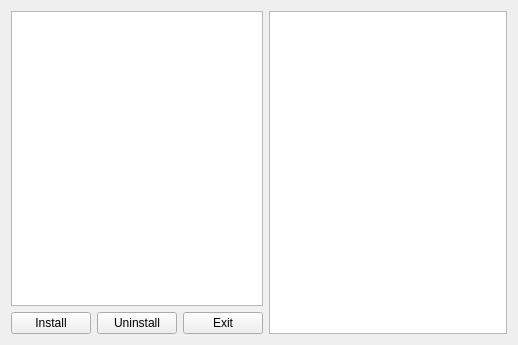
<?xml version="1.0" encoding="UTF-8"?>
<ui version="4.0">
 <class>Form</class>
 <widget class="QWidget" name="Form">
  <property name="geometry">
   <rect>
    <x>0</x>
    <y>0</y>
    <width>518</width>
    <height>345</height>
   </rect>
  </property>
  <property name="windowTitle">
   <string>Form</string>
  </property>
  <layout class="QGridLayout" name="gridLayout">
   <item row="0" column="0">
    <layout class="QHBoxLayout" name="horizontalLayout_2">
     <item>
      <layout class="QVBoxLayout" name="verticalLayout">
       <item>
        <widget class="QListWidget" name="pluginlist"/>
       </item>
       <item>
        <layout class="QHBoxLayout" name="horizontalLayout">
         <item>
          <widget class="QPushButton" name="install_bt">
           <property name="text">
            <string>Install</string>
           </property>
          </widget>
         </item>
         <item>
          <widget class="QPushButton" name="uninstall_bt">
           <property name="text">
            <string>Uninstall</string>
           </property>
          </widget>
         </item>
         <item>
          <widget class="QPushButton" name="exit_bt">
           <property name="text">
            <string>Exit</string>
           </property>
          </widget>
         </item>
        </layout>
       </item>
      </layout>
     </item>
     <item>
      <widget class="QTextBrowser" name="textview"/>
     </item>
    </layout>
   </item>
  </layout>
 </widget>
 <resources/>
 <connections/>
</ui>
